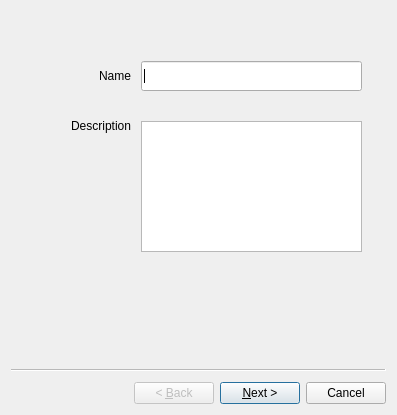
<?xml version="1.0" encoding="UTF-8"?>
<ui version="4.0">
 <class>qemuLaunchWizard</class>
 <widget class="QWizard" name="qemuLaunchWizard">
  <property name="geometry">
   <rect>
    <x>0</x>
    <y>0</y>
    <width>397</width>
    <height>415</height>
   </rect>
  </property>
  <property name="windowTitle">
   <string>QEMU Configuration Wizard</string>
  </property>
  <widget class="QWizardPage" name="qemuLaunchWizardNamePage">
   <widget class="QLineEdit" name="nameLineEdit">
    <property name="geometry">
     <rect>
      <x>130</x>
      <y>50</y>
      <width>221</width>
      <height>30</height>
     </rect>
    </property>
   </widget>
   <widget class="QLabel" name="nameLabel">
    <property name="geometry">
     <rect>
      <x>50</x>
      <y>50</y>
      <width>70</width>
      <height>30</height>
     </rect>
    </property>
    <property name="text">
     <string>Name</string>
    </property>
    <property name="alignment">
     <set>Qt::AlignRight|Qt::AlignTrailing|Qt::AlignVCenter</set>
    </property>
   </widget>
   <widget class="QLabel" name="descritionLabel">
    <property name="geometry">
     <rect>
      <x>29</x>
      <y>100</y>
      <width>91</width>
      <height>30</height>
     </rect>
    </property>
    <property name="text">
     <string>Description</string>
    </property>
    <property name="alignment">
     <set>Qt::AlignRight|Qt::AlignTrailing|Qt::AlignVCenter</set>
    </property>
   </widget>
   <widget class="QPlainTextEdit" name="descriptionPlainTextEdit">
    <property name="geometry">
     <rect>
      <x>130</x>
      <y>110</y>
      <width>221</width>
      <height>131</height>
     </rect>
    </property>
   </widget>
  </widget>
  <widget class="QWizardPage" name="qemuLaunchWizardImagePage">
   <widget class="QFrame" name="frame_6">
    <property name="geometry">
     <rect>
      <x>10</x>
      <y>100</y>
      <width>361</width>
      <height>101</height>
     </rect>
    </property>
    <property name="frameShape">
     <enum>QFrame::StyledPanel</enum>
    </property>
    <property name="frameShadow">
     <enum>QFrame::Raised</enum>
    </property>
    <widget class="QPushButton" name="imageSelectButton">
     <property name="geometry">
      <rect>
       <x>320</x>
       <y>10</y>
       <width>30</width>
       <height>30</height>
      </rect>
     </property>
     <property name="text">
      <string/>
     </property>
     <property name="icon">
      <iconset>
       <normaloff>../resources/document-open.png</normaloff>
       <normalon>../resources/document-open.png</normalon>../resources/document-open.png</iconset>
     </property>
    </widget>
    <widget class="QLineEdit" name="imageLineEdit">
     <property name="geometry">
      <rect>
       <x>150</x>
       <y>10</y>
       <width>171</width>
       <height>30</height>
      </rect>
     </property>
     <property name="text">
      <string/>
     </property>
    </widget>
    <widget class="QLabel" name="imageLabel">
     <property name="geometry">
      <rect>
       <x>10</x>
       <y>10</y>
       <width>111</width>
       <height>30</height>
      </rect>
     </property>
     <property name="text">
      <string>Image File</string>
     </property>
    </widget>
    <widget class="QPushButton" name="modImagePushButton">
     <property name="geometry">
      <rect>
       <x>178</x>
       <y>50</y>
       <width>171</width>
       <height>31</height>
      </rect>
     </property>
     <property name="text">
      <string>Modify Image Contents</string>
     </property>
    </widget>
   </widget>
   <widget class="QFrame" name="frame_8">
    <property name="geometry">
     <rect>
      <x>10</x>
      <y>0</y>
      <width>361</width>
      <height>91</height>
     </rect>
    </property>
    <property name="frameShape">
     <enum>QFrame::StyledPanel</enum>
    </property>
    <property name="frameShadow">
     <enum>QFrame::Raised</enum>
    </property>
    <widget class="QLineEdit" name="configLineEdit">
     <property name="geometry">
      <rect>
       <x>150</x>
       <y>20</y>
       <width>171</width>
       <height>30</height>
      </rect>
     </property>
     <property name="text">
      <string/>
     </property>
    </widget>
    <widget class="QPushButton" name="configSelectButton">
     <property name="geometry">
      <rect>
       <x>320</x>
       <y>20</y>
       <width>30</width>
       <height>30</height>
      </rect>
     </property>
     <property name="text">
      <string/>
     </property>
     <property name="icon">
      <iconset>
       <normaloff>../resources/document-open.png</normaloff>
       <normalon>../resources/document-open.png</normalon>../resources/document-open.png</iconset>
     </property>
    </widget>
    <widget class="QLabel" name="configLabel">
     <property name="geometry">
      <rect>
       <x>10</x>
       <y>20</y>
       <width>141</width>
       <height>30</height>
      </rect>
     </property>
     <property name="text">
      <string>Config File</string>
     </property>
    </widget>
   </widget>
  </widget>
  <widget class="QWizardPage" name="qemuLaunchWizardNetworkPage">
   <property name="title">
    <string/>
   </property>
   <widget class="QFrame" name="frame_7">
    <property name="geometry">
     <rect>
      <x>0</x>
      <y>0</y>
      <width>361</width>
      <height>231</height>
     </rect>
    </property>
    <property name="frameShape">
     <enum>QFrame::StyledPanel</enum>
    </property>
    <property name="frameShadow">
     <enum>QFrame::Raised</enum>
    </property>
    <widget class="QLineEdit" name="ipLineEdit">
     <property name="geometry">
      <rect>
       <x>150</x>
       <y>60</y>
       <width>171</width>
       <height>30</height>
      </rect>
     </property>
     <property name="text">
      <string>000.000.000.000</string>
     </property>
    </widget>
    <widget class="QLabel" name="gatewayLabel">
     <property name="geometry">
      <rect>
       <x>30</x>
       <y>100</y>
       <width>111</width>
       <height>30</height>
      </rect>
     </property>
     <property name="text">
      <string>Gateway</string>
     </property>
    </widget>
    <widget class="QLabel" name="ipLabel">
     <property name="geometry">
      <rect>
       <x>30</x>
       <y>60</y>
       <width>111</width>
       <height>30</height>
      </rect>
     </property>
     <property name="text">
      <string>IP Address</string>
     </property>
    </widget>
    <widget class="QLabel" name="subnetMaskLabel">
     <property name="geometry">
      <rect>
       <x>30</x>
       <y>140</y>
       <width>111</width>
       <height>30</height>
      </rect>
     </property>
     <property name="text">
      <string>Subnet Mask</string>
     </property>
    </widget>
    <widget class="QLineEdit" name="gatewayLineEdit">
     <property name="geometry">
      <rect>
       <x>150</x>
       <y>100</y>
       <width>171</width>
       <height>30</height>
      </rect>
     </property>
     <property name="text">
      <string>000.000.000.000</string>
     </property>
    </widget>
    <widget class="QLineEdit" name="subnetMaskLineEdit">
     <property name="geometry">
      <rect>
       <x>150</x>
       <y>140</y>
       <width>171</width>
       <height>30</height>
      </rect>
     </property>
     <property name="text">
      <string>000.000.000.000</string>
     </property>
    </widget>
    <widget class="QLabel" name="ifaceLabel">
     <property name="geometry">
      <rect>
       <x>30</x>
       <y>20</y>
       <width>111</width>
       <height>30</height>
      </rect>
     </property>
     <property name="text">
      <string>Interface Name</string>
     </property>
    </widget>
    <widget class="QLineEdit" name="ifaceLineEdit">
     <property name="geometry">
      <rect>
       <x>150</x>
       <y>20</y>
       <width>171</width>
       <height>30</height>
      </rect>
     </property>
     <property name="text">
      <string/>
     </property>
    </widget>
   </widget>
  </widget>
  <widget class="QWizardPage" name="qemuLaunchWizardDevicePage">
   <widget class="QFrame" name="frame_3">
    <property name="geometry">
     <rect>
      <x>0</x>
      <y>0</y>
      <width>371</width>
      <height>101</height>
     </rect>
    </property>
    <property name="frameShape">
     <enum>QFrame::StyledPanel</enum>
    </property>
    <property name="frameShadow">
     <enum>QFrame::Raised</enum>
    </property>
    <widget class="QLabel" name="deviceTypeLabel">
     <property name="geometry">
      <rect>
       <x>8</x>
       <y>10</y>
       <width>81</width>
       <height>31</height>
      </rect>
     </property>
     <property name="text">
      <string>Device Type</string>
     </property>
     <property name="alignment">
      <set>Qt::AlignRight|Qt::AlignTrailing|Qt::AlignVCenter</set>
     </property>
    </widget>
    <widget class="QLabel" name="deviceLabel">
     <property name="geometry">
      <rect>
       <x>38</x>
       <y>50</y>
       <width>51</width>
       <height>31</height>
      </rect>
     </property>
     <property name="text">
      <string>Device</string>
     </property>
     <property name="alignment">
      <set>Qt::AlignRight|Qt::AlignTrailing|Qt::AlignVCenter</set>
     </property>
    </widget>
    <widget class="QComboBox" name="deviceTypeComboBox">
     <property name="geometry">
      <rect>
       <x>100</x>
       <y>10</y>
       <width>191</width>
       <height>31</height>
      </rect>
     </property>
    </widget>
    <widget class="QComboBox" name="deviceComboBox">
     <property name="geometry">
      <rect>
       <x>100</x>
       <y>50</y>
       <width>191</width>
       <height>31</height>
      </rect>
     </property>
    </widget>
    <widget class="QPushButton" name="addDevicePushButton">
     <property name="geometry">
      <rect>
       <x>300</x>
       <y>10</y>
       <width>61</width>
       <height>71</height>
      </rect>
     </property>
     <property name="text">
      <string>Add</string>
     </property>
    </widget>
   </widget>
   <widget class="QFrame" name="frame_4">
    <property name="geometry">
     <rect>
      <x>0</x>
      <y>110</y>
      <width>371</width>
      <height>241</height>
     </rect>
    </property>
    <property name="frameShape">
     <enum>QFrame::StyledPanel</enum>
    </property>
    <property name="frameShadow">
     <enum>QFrame::Raised</enum>
    </property>
    <widget class="QListView" name="deviceListView">
     <property name="geometry">
      <rect>
       <x>0</x>
       <y>0</y>
       <width>291</width>
       <height>231</height>
      </rect>
     </property>
    </widget>
    <widget class="QPushButton" name="removeDevicePushButton">
     <property name="geometry">
      <rect>
       <x>300</x>
       <y>80</y>
       <width>61</width>
       <height>61</height>
      </rect>
     </property>
     <property name="text">
      <string>Remove</string>
     </property>
    </widget>
    <widget class="QPushButton" name="editDevicePushButton">
     <property name="geometry">
      <rect>
       <x>300</x>
       <y>10</y>
       <width>61</width>
       <height>61</height>
      </rect>
     </property>
     <property name="text">
      <string>Edit</string>
     </property>
    </widget>
   </widget>
  </widget>
 </widget>
 <resources/>
 <connections/>
</ui>
